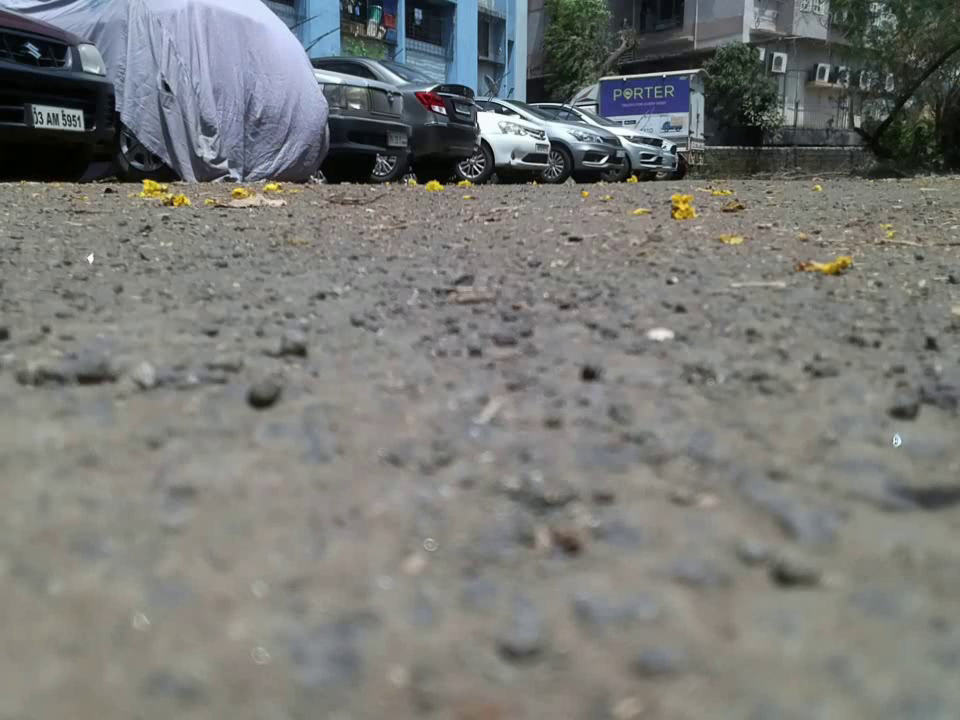
#> input picture frame 4 of TelloSDKPy/examples/dronevideo.avi, 960 x 720 px, given in place of IMG_3821.MP4, which was not available
$ python auto-snap-image.py 5 5 out 1.0 3
#> lines starting #> are read from the running program, lines starting #| are printed output that depends on the picture
#!/usr/bin/python3
import os
import cv2
import sys
import time

"""
Example usage:
    ./auto-snap-image.py <ready_time> <image_index_start> <output_folder_path> \
        <interval_snap_time> <convert_image_to_grayscale>

    what it does?
        - ready_time                : initial ready time before snap image process started
        - image_index_start         : initial snapped image number
        - output_folder_path        : where to save the snapped images
        - interval_snap_time        : time interval between snap
        - convert_image_to_grayscale: flag to convert snapped images to grayscale
"""

# Capture input from CLI.
ready_time                  = int(sys.argv[1])
image_index_start           = int(sys.argv[2])
output_folder_path          = sys.argv[3]
interval_snap_time          = float(sys.argv[4])
convert_image_to_grayscale  = int(sys.argv[5])

# Wait time to be ready.
time.sleep(ready_time)

# OpenCV video capture.
stream = cv2.VideoCapture('IMG_3821.MP4') # take input from webcam/video
last_capture_time = time.time() # keep track last snap

while True:
    # Get frame.
    grabbed, frame = stream.read()
#> frame is the input picture: shape (720, 960, 3); mean B, G, R 118.7, 121.5, 120.7

    # Transform to grayscale.
    if convert_image_to_grayscale:
        frame = cv2.cvtColor(frame, cv2.COLOR_BGR2GRAY)
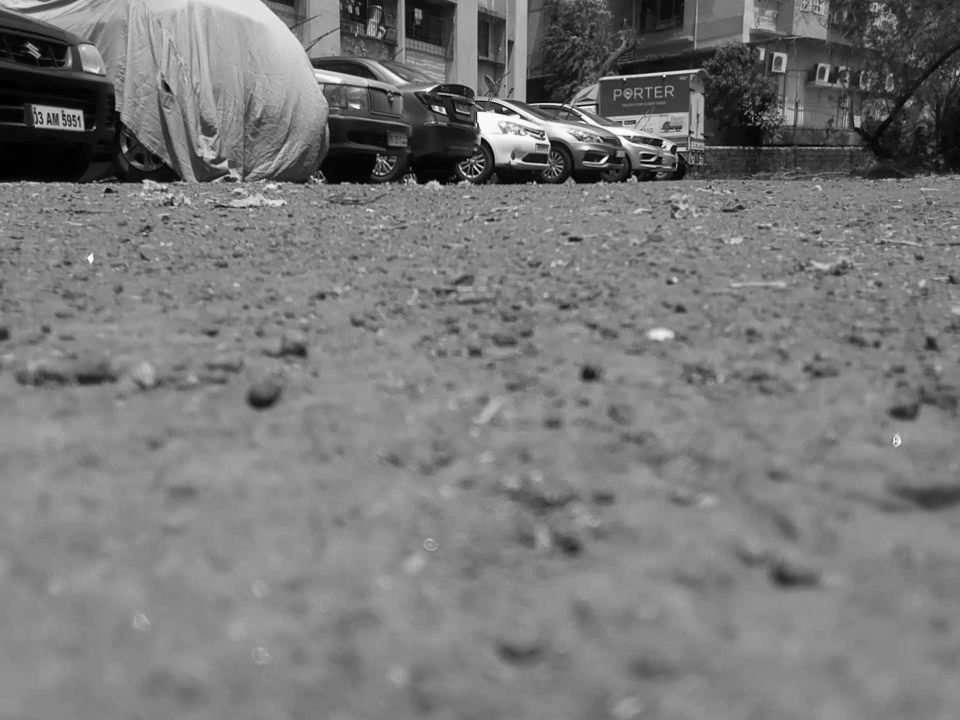
#> frame: shape (720, 960); min 0, max 255, mean 120.9

    # Save image.
    if grabbed:
        if (time.time() - last_capture_time) > interval_snap_time:
            # Generate filename and output path.
            fname = '%s.jpg' % str(image_index_start)
            output_path = os.path.join(output_folder_path, fname)
            # Save the image.
            cv2.imwrite(output_path, frame)
            last_capture_time = time.time()
            # Increase filename index.
            image_index_start += 1

        # Display image.
        cv2.imshow('Auto Snap!', frame)
        cv2.waitKey(1)

# Destroying all windows.
cv2.destroyAllWindows()

$ run again, starting later in the video
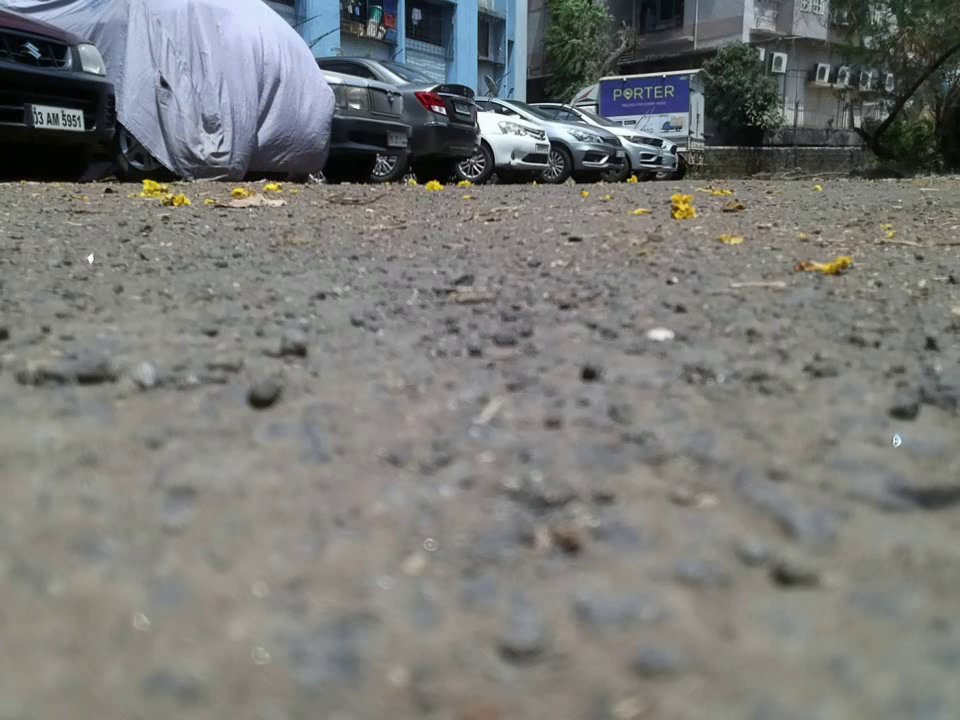
#> input picture frame 20 of TelloSDKPy/examples/dronevideo.avi, 960 x 720 px, given in place of IMG_3821.MP4, which was not available
#> frame is the input picture: shape (720, 960, 3); mean B, G, R 119.2, 121.9, 121.1
#> `frame = cv2.cvtColor(frame, cv2.COLOR_BGR2GRAY)`:
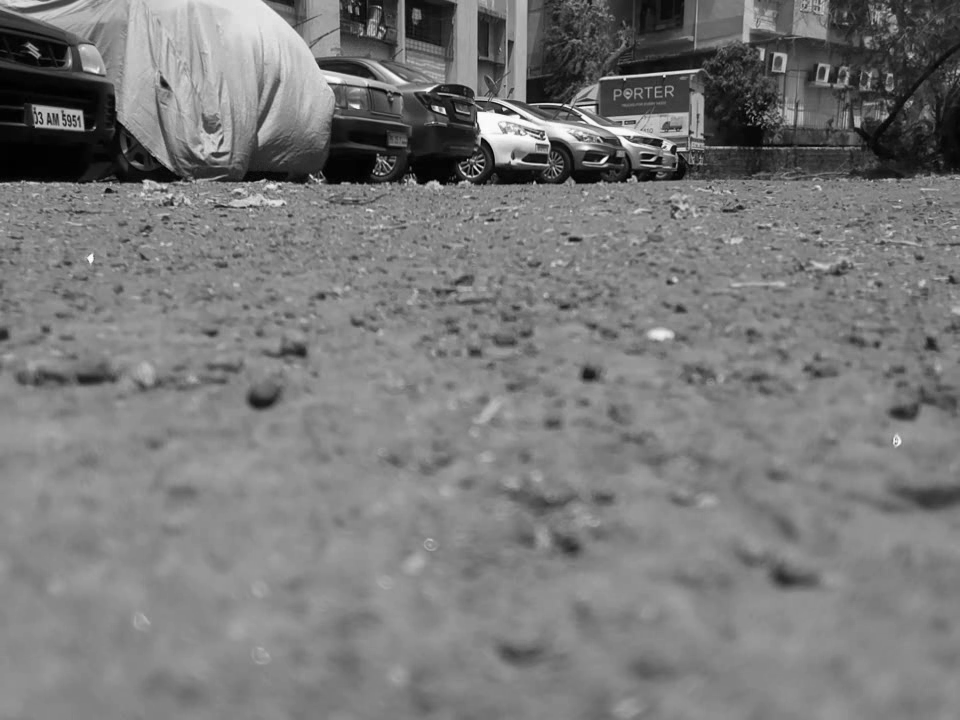
#> frame: shape (720, 960); min 0, max 255, mean 121.3

$ run again, starting later in the video
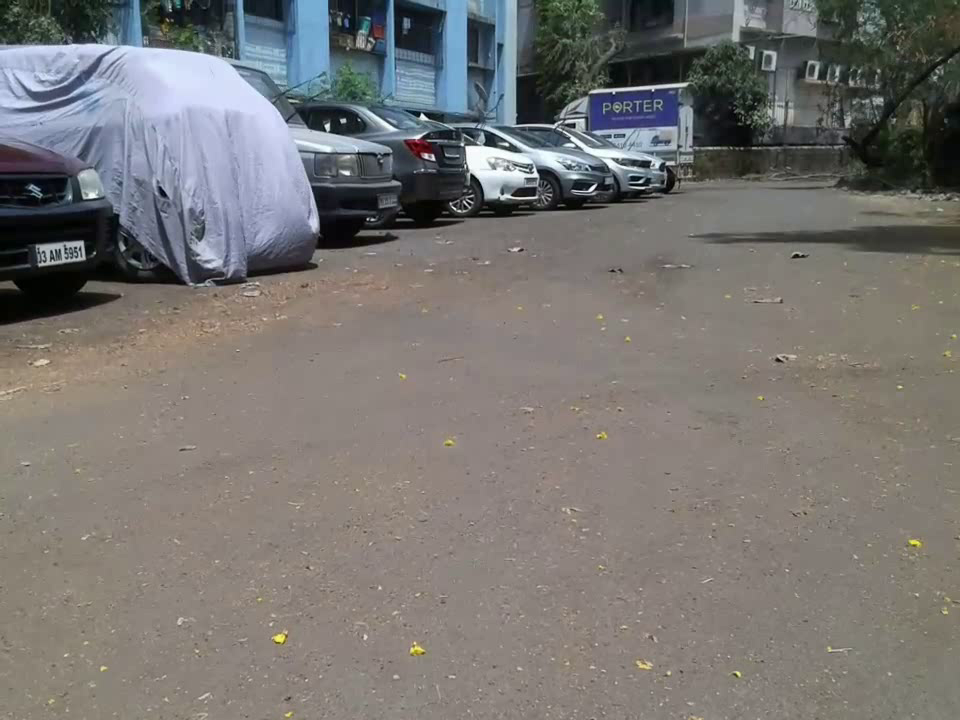
#> input picture frame 36 of TelloSDKPy/examples/dronevideo.avi, 960 x 720 px, given in place of IMG_3821.MP4, which was not available
#> frame is the input picture: shape (720, 960, 3); mean B, G, R 114.9, 117.6, 120.2
#> `frame = cv2.cvtColor(frame, cv2.COLOR_BGR2GRAY)`:
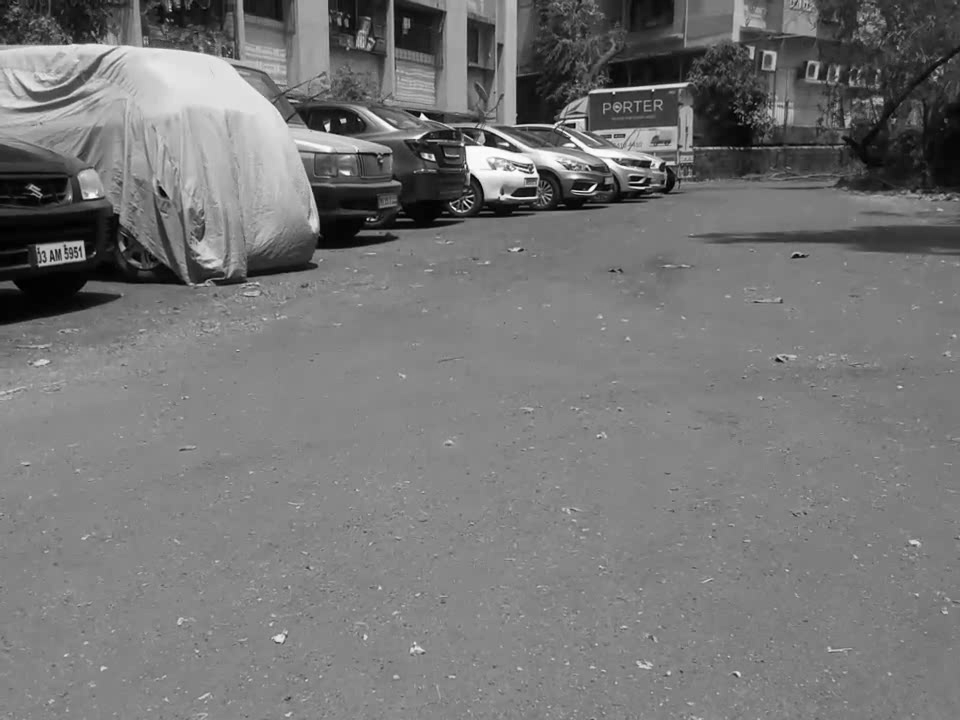
#> frame: shape (720, 960); min 0, max 255, mean 118.1
